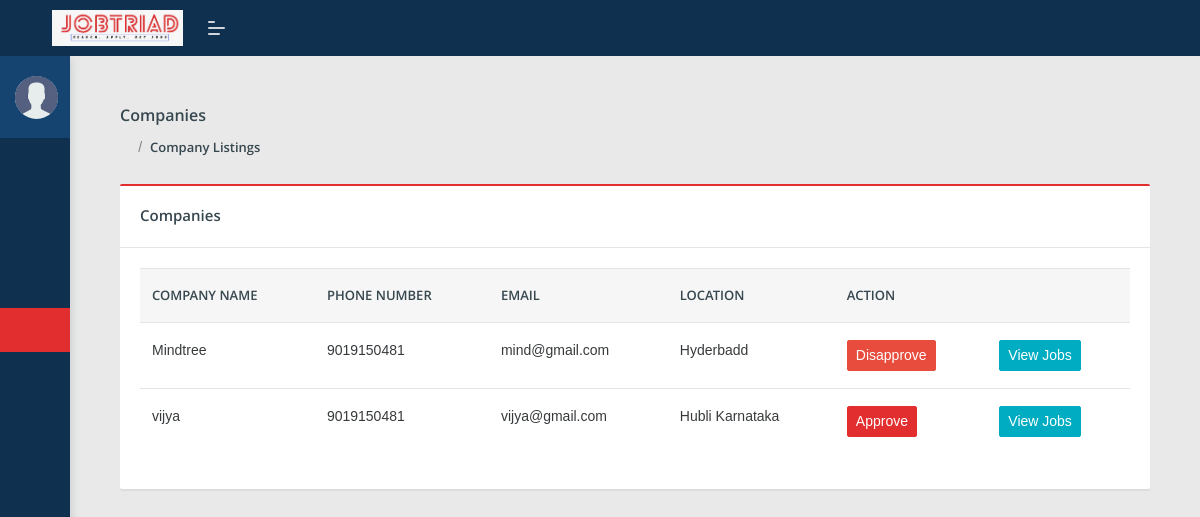
Page /company_list (signed in) on the committed database.
### external_jobs/models.py (models this page shows, shortened)
class NewUser(AbstractUser):
    user_type = models.CharField(max_length=100, default='user')
    fullname= models.CharField(max_length=250, blank=True)
    phone_no = models.CharField(max_length=100, blank=True)
    address = models.CharField(max_length=500, blank=True)  # New field for address
    profile_image = models.ImageField(upload_to='profile_images/', blank=True, null=True)  # New field for profile image

### external_jobs/views.py (the view)
# urls.py: path('company_list',views.company_list,name='company_list'),
@login_required(login_url='/v3_login')
def company_list(request):
    data = NewUser.objects.filter(user_type='Company').all()
    username= request.user.username
    return render(request, 'company_list.html', {'data': data,'username':username})

### external_jobs/templates/company_list.html (shortened to what this page needs)
{% extends 'admin_base.html' %}
{% block content %}
<div class="pcoded-content">
    <div class="page-header">
        <div class="page-block">
            <div class="row align-items-center">
                <div class="col-md-12">
                    <div class="page-header-title">
                        <h5 class="m-b-10">Companies</h5>
                    </div>
                    <ul class="breadcrumb">
                        <li class="breadcrumb-item"><a href=""><i class="feather icon-home"></i></a></li>
                        <li class="breadcrumb-item"><a href="">Company Listings</a></li>
                    </ul>
                </div>
            </div>
        </div>
    </div>
    <div class="row">
        <div class="col-md-12">
            <div class="card">
                <div class="card-header">
                    <h5>Companies</h5>
                </div>
                <div class="card-body table-border-style">
                    <div class="table-responsive">
                        <table class="table table-hover">
                            <thead>
                                <tr>
                                    <th>Company Name</th>
                                    <th>Phone Number</th>
                                    <th>Email</th>
                                    <th>Location</th>
                                    <th>Action</th>
                                    <th></th>
                                </tr>
                            </thead>
                            <tbody>
                                {% for item in data %}
                                <tr id="row-{{ item.id }}">
                                    <td>{{ item.fullname }}</td>
                                    <td>{{ item.phone_no }}</td>
                                    <td>{{ item.username }}</td>
                                    <td>{{ item.address }}</td>
                                    <td>
                                        <button class="btn btn-sm {% if item.is_staff %}btn-danger{% else %}btn-success{% endif %}"
                                                onclick="toggleApproval({{ item.id }})" id="approve-btn-{{ item.id }}">
                                            {% if item.is_staff %}Disapprove{% else %}Approve{% endif %}
                                        </button>
                                    </td>
                                    <td>
                                        <a href="/a_company_jobs/{{ item.id }}/" class="btn btn-info btn-sm">
                                            View Jobs
                                        </a>
                                    </td>
                                </tr>
                                {% endfor %}
                            </tbody>
                        </table>
                    </div>
                </div>
            </div>
        </div>
    </div>
</div>
{% endblock %}

### rows in the picture
NewUser: fullname "Mindtree", phone_no "9019150481", username "mind@gmail.com", address "Hyderbadd", is_staff "Disapprove"
NewUser: fullname "vijya", phone_no "9019150481", username "vijya@gmail.com", address "Hubli Karnataka", is_staff "Approve"
